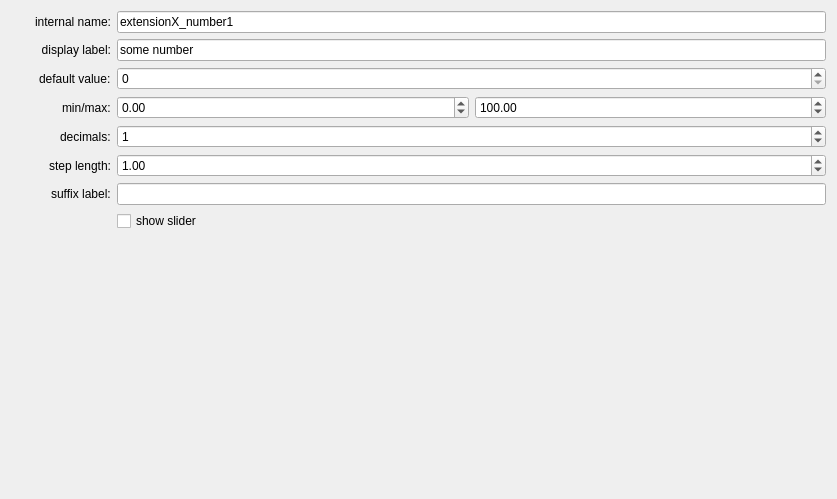
<?xml version="1.0" encoding="UTF-8"?>
<ui version="4.0">
 <class>edit</class>
 <widget class="QWidget" name="edit">
  <property name="geometry">
   <rect>
    <x>0</x>
    <y>0</y>
    <width>837</width>
    <height>499</height>
   </rect>
  </property>
  <property name="windowTitle">
   <string>Form</string>
  </property>
  <layout class="QFormLayout" name="editLayout">
   <property name="fieldGrowthPolicy">
    <enum>QFormLayout::AllNonFixedFieldsGrow</enum>
   </property>
   <property name="labelAlignment">
    <set>Qt::AlignRight|Qt::AlignTrailing|Qt::AlignVCenter</set>
   </property>
   <item row="0" column="0">
    <widget class="QLabel" name="internalNameLabel">
     <property name="minimumSize">
      <size>
       <width>100</width>
       <height>0</height>
      </size>
     </property>
     <property name="text">
      <string>internal name:</string>
     </property>
     <property name="alignment">
      <set>Qt::AlignRight|Qt::AlignTrailing|Qt::AlignVCenter</set>
     </property>
    </widget>
   </item>
   <item row="0" column="1">
    <widget class="QLineEdit" name="cfg_name">
     <property name="text">
      <string>extensionX_number1</string>
     </property>
    </widget>
   </item>
   <item row="1" column="0">
    <widget class="QLabel" name="displayLabelLabel">
     <property name="minimumSize">
      <size>
       <width>100</width>
       <height>0</height>
      </size>
     </property>
     <property name="text">
      <string>display label:</string>
     </property>
     <property name="alignment">
      <set>Qt::AlignRight|Qt::AlignTrailing|Qt::AlignVCenter</set>
     </property>
    </widget>
   </item>
   <item row="1" column="1">
    <widget class="QLineEdit" name="cfg_label">
     <property name="text">
      <string>some number</string>
     </property>
    </widget>
   </item>
   <item row="2" column="0">
    <widget class="QLabel" name="label">
     <property name="text">
      <string>default value:</string>
     </property>
    </widget>
   </item>
   <item row="2" column="1">
    <widget class="QDoubleSpinBox" name="value">
     <property name="suffix">
      <string notr="true"/>
     </property>
     <property name="decimals">
      <number>0</number>
     </property>
     <property name="singleStep">
      <double>1.000000000000000</double>
     </property>
     <property name="value">
      <double>0.000000000000000</double>
     </property>
    </widget>
   </item>
   <item row="3" column="0">
    <widget class="QLabel" name="label_2">
     <property name="text">
      <string>min/max:</string>
     </property>
    </widget>
   </item>
   <item row="3" column="1">
    <layout class="QHBoxLayout" name="horizontalLayout">
     <property name="topMargin">
      <number>0</number>
     </property>
     <item>
      <widget class="QDoubleSpinBox" name="cfg_min">
       <property name="minimum">
        <double>-16777215.000000000000000</double>
       </property>
       <property name="value">
        <double>0.000000000000000</double>
       </property>
      </widget>
     </item>
     <item>
      <widget class="QDoubleSpinBox" name="cfg_max">
       <property name="minimum">
        <double>-16777215.000000000000000</double>
       </property>
       <property name="maximum">
        <double>16777215.000000000000000</double>
       </property>
       <property name="value">
        <double>100.000000000000000</double>
       </property>
      </widget>
     </item>
    </layout>
   </item>
   <item row="4" column="0">
    <widget class="QLabel" name="label_3">
     <property name="text">
      <string>decimals:</string>
     </property>
    </widget>
   </item>
   <item row="4" column="1">
    <widget class="QSpinBox" name="cfg_decimals">
     <property name="value">
      <number>1</number>
     </property>
    </widget>
   </item>
   <item row="5" column="0">
    <widget class="QLabel" name="label_4">
     <property name="text">
      <string>step length:</string>
     </property>
    </widget>
   </item>
   <item row="5" column="1">
    <widget class="QDoubleSpinBox" name="cfg_step_len">
     <property name="maximum">
      <double>16777215.000000000000000</double>
     </property>
     <property name="value">
      <double>1.000000000000000</double>
     </property>
    </widget>
   </item>
   <item row="6" column="0">
    <widget class="QLabel" name="label_5">
     <property name="text">
      <string>suffix label:</string>
     </property>
    </widget>
   </item>
   <item row="6" column="1">
    <widget class="QLineEdit" name="cfg_suffix"/>
   </item>
   <item row="7" column="1">
    <widget class="QCheckBox" name="cfg_slider">
     <property name="text">
      <string>show slider</string>
     </property>
    </widget>
   </item>
  </layout>
 </widget>
 <resources/>
 <connections/>
</ui>
